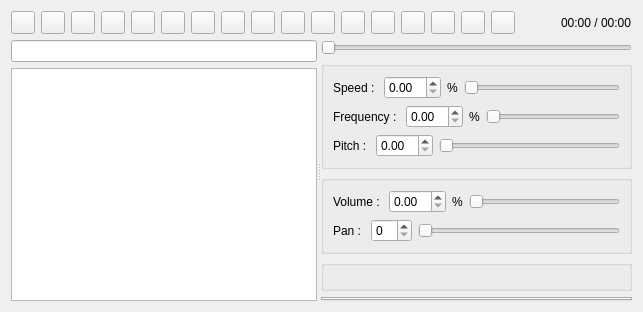
  <widget class="QWidget" name="centralwidget">
   <layout class="QVBoxLayout" name="verticalLayout_2" stretch="1,1000">
    <item>
     <layout class="QHBoxLayout" name="horizontalLayout">
      <item>
       <widget class="QToolButton" name="prevButton">
        <property name="toolTip">
         <string>&lt;html&gt;&lt;head/&gt;&lt;body&gt;&lt;p&gt;Click: Head/Previous&lt;br&gt;Long press: Rewind&lt;/p&gt;&lt;/body&gt;&lt;/html&gt;</string>
        </property>
        <property name="text">
         <string/>
        </property>
        <property name="icon">
         <iconset resource="../Hayaemon.qrc">
          <normaloff>:/icon/resource/prev.png</normaloff>:/icon/resource/prev.png</iconset>
        </property>
        <property name="autoRepeat">
         <bool>true</bool>
        </property>
        <property name="autoRepeatDelay">
         <number>500</number>
        </property>
       </widget>
      </item>
      <item>
       <widget class="QToolButton" name="prevMarkerButton">
        <property name="toolTip">
         <string>&lt;html&gt;&lt;head/&gt;&lt;body&gt;&lt;p&gt;Click: Head/Previous marker&lt;br&gt;Long press: Rewind&lt;/p&gt;&lt;/body&gt;&lt;/html&gt;</string>
        </property>
        <property name="text">
         <string/>
        </property>
        <property name="icon">
         <iconset resource="../Hayaemon.qrc">
          <normaloff>:/icon/resource/prev_marker.png</normaloff>:/icon/resource/prev_marker.png</iconset>
        </property>
        <property name="autoRepeat">
         <bool>true</bool>
        </property>
        <property name="autoRepeatDelay">
         <number>500</number>
        </property>
       </widget>
      </item>
      <item>
       <widget class="QToolButton" name="playButton">
        <property name="toolTip">
         <string>Play</string>
        </property>
        <property name="text">
         <string/>
        </property>
        <property name="icon">
         <iconset resource="../Hayaemon.qrc">
          <normaloff>:/icon/resource/play.png</normaloff>:/icon/resource/play.png</iconset>
        </property>
       </widget>
      </item>
      <item>
       <widget class="QToolButton" name="pauseButton">
        <property name="toolTip">
         <string>Pause</string>
        </property>
        <property name="text">
         <string/>
        </property>
        <property name="icon">
         <iconset resource="../Hayaemon.qrc">
          <normaloff>:/icon/resource/pause.png</normaloff>:/icon/resource/pause.png</iconset>
        </property>
        <property name="checkable">
         <bool>true</bool>
        </property>
       </widget>
      </item>
      <item>
       <widget class="QToolButton" name="stopButton">
        <property name="toolTip">
         <string>Stop</string>
        </property>
        <property name="text">
         <string/>
        </property>
        <property name="icon">
         <iconset resource="../Hayaemon.qrc">
          <normaloff>:/icon/resource/stop.png</normaloff>:/icon/resource/stop.png</iconset>
        </property>
       </widget>
      </item>
      <item>
       <widget class="QToolButton" name="nextMarkerButton">
        <property name="toolTip">
         <string>&lt;html&gt;&lt;head/&gt;&lt;body&gt;&lt;p&gt;Click: Next marker&lt;br&gt;Long press: Forward&lt;/p&gt;&lt;/body&gt;&lt;/html&gt;</string>
        </property>
        <property name="text">
         <string/>
        </property>
        <property name="icon">
         <iconset resource="../Hayaemon.qrc">
          <normaloff>:/icon/resource/next_marker.png</normaloff>:/icon/resource/next_marker.png</iconset>
        </property>
        <property name="autoRepeat">
         <bool>true</bool>
        </property>
        <property name="autoRepeatDelay">
         <number>500</number>
        </property>
       </widget>
      </item>
      <item>
       <widget class="QToolButton" name="nextButton">
        <property name="toolTip">
         <string>&lt;html&gt;&lt;head/&gt;&lt;body&gt;&lt;p&gt;Click: Next&lt;br&gt;Long press: Forward&lt;/p&gt;&lt;/body&gt;&lt;/html&gt;</string>
        </property>
        <property name="text">
         <string/>
        </property>
        <property name="icon">
         <iconset resource="../Hayaemon.qrc">
          <normaloff>:/icon/resource/next.png</normaloff>:/icon/resource/next.png</iconset>
        </property>
        <property name="autoRepeat">
         <bool>true</bool>
        </property>
        <property name="autoRepeatDelay">
         <number>500</number>
        </property>
       </widget>
      </item>
      <item>
       <widget class="QToolButton" name="singleLoopButton">
        <property name="toolTip">
         <string>Single loop</string>
        </property>
        <property name="text">
         <string/>
        </property>
        <property name="icon">
         <iconset resource="../Hayaemon.qrc">
          <normaloff>:/icon/resource/single_loop.png</normaloff>:/icon/resource/single_loop.png</iconset>
        </property>
        <property name="checkable">
         <bool>true</bool>
        </property>
       </widget>
      </item>
      <item>
       <widget class="QToolButton" name="allLoopButton">
        <property name="toolTip">
         <string>All loop</string>
        </property>
        <property name="statusTip">
         <string>All loop</string>
        </property>
        <property name="text">
         <string/>
        </property>
        <property name="icon">
         <iconset resource="../Hayaemon.qrc">
          <normaloff>:/icon/resource/all_loop.png</normaloff>:/icon/resource/all_loop.png</iconset>
        </property>
        <property name="checkable">
         <bool>true</bool>
        </property>
       </widget>
      </item>
      <item>
       <widget class="QToolButton" name="randomPlayButton">
        <property name="toolTip">
         <string>Random play</string>
        </property>
        <property name="text">
         <string/>
        </property>
        <property name="icon">
         <iconset resource="../Hayaemon.qrc">
          <normaloff>:/icon/resource/random_play.png</normaloff>:/icon/resource/random_play.png</iconset>
        </property>
        <property name="checkable">
         <bool>true</bool>
        </property>
       </widget>
      </item>
      <item>
       <widget class="QToolButton" name="abLoopAButton">
        <property name="toolTip">
         <string>AB loop(A)</string>
        </property>
        <property name="text">
         <string/>
        </property>
        <property name="icon">
         <iconset resource="../Hayaemon.qrc">
          <normaloff>:/icon/resource/abloop_a.png</normaloff>:/icon/resource/abloop_a.png</iconset>
        </property>
        <property name="checkable">
         <bool>true</bool>
        </property>
       </widget>
      </item>
      <item>
       <widget class="QToolButton" name="abLoopBButton">
        <property name="toolTip">
         <string>AB loop(B)</string>
        </property>
        <property name="text">
         <string/>
        </property>
        <property name="icon">
         <iconset resource="../Hayaemon.qrc">
          <normaloff>:/icon/resource/abloop_b.png</normaloff>:/icon/resource/abloop_b.png</iconset>
        </property>
        <property name="checkable">
         <bool>true</bool>
        </property>
       </widget>
      </item>
      <item>
       <widget class="QToolButton" name="markerPlayButton">
        <property name="toolTip">
         <string>Marker play</string>
        </property>
        <property name="text">
         <string/>
        </property>
        <property name="icon">
         <iconset resource="../Hayaemon.qrc">
          <normaloff>:/icon/resource/marker_play.png</normaloff>:/icon/resource/marker_play.png</iconset>
        </property>
        <property name="checkable">
         <bool>true</bool>
        </property>
       </widget>
      </item>
      <item>
       <widget class="QToolButton" name="addMarkerButton">
        <property name="toolTip">
         <string>Add a marker</string>
        </property>
        <property name="text">
         <string/>
        </property>
        <property name="icon">
         <iconset resource="../Hayaemon.qrc">
          <normaloff>:/icon/resource/add_marker.png</normaloff>:/icon/resource/add_marker.png</iconset>
        </property>
        <property name="checkable">
         <bool>false</bool>
        </property>
       </widget>
      </item>
      <item>
       <widget class="QToolButton" name="deleteMarkerButton">
        <property name="toolTip">
         <string>Delete a marker</string>
        </property>
        <property name="text">
         <string/>
        </property>
        <property name="icon">
         <iconset resource="../Hayaemon.qrc">
          <normaloff>:/icon/resource/delete_marker.png</normaloff>:/icon/resource/delete_marker.png</iconset>
        </property>
       </widget>
      </item>
      <item>
       <widget class="QToolButton" name="explorerButton">
        <property name="toolTip">
         <string>Switch visibility of explorer</string>
        </property>
        <property name="text">
         <string/>
        </property>
        <property name="icon">
         <iconset resource="../Hayaemon.qrc">
          <normaloff>:/icon/resource/explorer.png</normaloff>:/icon/resource/explorer.png</iconset>
        </property>
        <property name="checkable">
         <bool>true</bool>
        </property>
       </widget>
      </item>
      <item>
       <widget class="QToolButton" name="playlistButton">
        <property name="toolTip">
         <string>Switch visibility of playlist</string>
        </property>
        <property name="text">
         <string/>
        </property>
        <property name="icon">
         <iconset resource="../Hayaemon.qrc">
          <normaloff>:/icon/resource/playlist.png</normaloff>:/icon/resource/playlist.png</iconset>
        </property>
        <property name="checkable">
         <bool>true</bool>
        </property>
       </widget>
      </item>
      <item>
       <spacer name="horizontalSpacer">
        <property name="orientation">
         <enum>Qt::Horizontal</enum>
        </property>
        <property name="sizeHint" stdset="0">
         <size>
          <width>40</width>
          <height>20</height>
         </size>
        </property>
       </spacer>
      </item>
      <item>
       <widget class="CStaticCore" name="timeLabel">
        <property name="text">
         <string>00:00 / 00:00</string>
        </property>
       </widget>
      </item>
     </layout>
    </item>
    <item>
     <widget class="QSplitter" name="splitter">
      <property name="orientation">
       <enum>Qt::Horizontal</enum>
      </property>
      <property name="childrenCollapsible">
       <bool>false</bool>
      </property>
      <widget class="QWidget" name="layoutWidget">
       <layout class="QVBoxLayout" name="explorerLayout">
        <item>
         <widget class="CExplorerBar" name="m_explorerBar"/>
        </item>
        <item>
         <widget class="CExplorer" name="m_explorer">
          <property name="showGrid">
           <bool>false</bool>
          </property>
          <attribute name="verticalHeaderVisible">
           <bool>false</bool>
          </attribute>
         </widget>
        </item>
       </layout>
      </widget>
      <widget class="QWidget" name="layoutWidget">
       <layout class="QVBoxLayout" name="verticalLayout_4">
        <item>
         <widget class="CSliderCtrlCore" name="timeSlider">
          <property name="orientation">
           <enum>Qt::Horizontal</enum>
          </property>
         </widget>
        </item>
        <item>
         <widget class="QGroupBox" name="speedGroupBox">
          <property name="title">
           <string/>
          </property>
          <property name="flat">
           <bool>false</bool>
          </property>
          <layout class="QVBoxLayout" name="verticalLayout_3">
           <item>
            <layout class="QHBoxLayout" name="horizontalLayout_2">
             <item>
              <widget class="QLabel" name="speedLabel">
               <property name="text">
                <string>Speed : </string>
               </property>
              </widget>
             </item>
             <item>
              <widget class="CDoubleSpinBox" name="speedSpinBox"/>
             </item>
             <item>
              <widget class="QLabel" name="speedLabel2">
               <property name="text">
                <string>%</string>
               </property>
              </widget>
             </item>
             <item>
              <widget class="CSliderCtrlCore" name="speedSlider">
               <property name="orientation">
                <enum>Qt::Horizontal</enum>
               </property>
              </widget>
             </item>
            </layout>
           </item>
           <item>
            <layout class="QHBoxLayout" name="horizontalLayout_4">
             <item>
              <widget class="QLabel" name="freqLabel">
               <property name="text">
                <string>Frequency : </string>
               </property>
              </widget>
             </item>
             <item>
              <widget class="CDoubleSpinBox" name="freqSpinBox"/>
             </item>
             <item>
              <widget class="QLabel" name="freqLabel2">
               <property name="text">
                <string>%</string>
               </property>
              </widget>
             </item>
             <item>
              <widget class="CSliderCtrlCore" name="freqSlider">
               <property name="orientation">
                <enum>Qt::Horizontal</enum>
               </property>
              </widget>
             </item>
            </layout>
           </item>
           <item>
            <layout class="QHBoxLayout" name="horizontalLayout_6">
             <item>
              <widget class="QLabel" name="pitchLabel">
               <property name="text">
                <string>Pitch : </string>
               </property>
              </widget>
             </item>
             <item>
              <widget class="CPitchSpinBox" name="pitchSpinBox"/>
             </item>
             <item>
              <widget class="CSliderCtrlCore" name="pitchSlider">
               <property name="orientation">
                <enum>Qt::Horizontal</enum>
               </property>
              </widget>
             </item>
            </layout>
           </item>
          </layout>
         </widget>
        </item>
        <item>
         <widget class="QGroupBox" name="volumeGroupBox">
          <property name="title">
           <string/>
          </property>
          <property name="flat">
           <bool>false</bool>
          </property>
          <layout class="QVBoxLayout" name="verticalLayout">
           <item>
            <layout class="QHBoxLayout" name="horizontalLayout_3">
             <item>
              <widget class="QLabel" name="volumeLabel">
               <property name="text">
                <string>Volume : </string>
               </property>
              </widget>
             </item>
             <item>
              <widget class="CDoubleSpinBox" name="volumeSpinBox"/>
             </item>
             <item>
              <widget class="QLabel" name="volumeLabel2">
               <property name="text">
                <string>%</string>
               </property>
              </widget>
             </item>
             <item>
              <widget class="CSliderCtrlCore" name="volumeSlider">
               <property name="orientation">
                <enum>Qt::Horizontal</enum>
               </property>
              </widget>
             </item>
            </layout>
           </item>
           <item>
            <layout class="QHBoxLayout" name="horizontalLayout_5">
             <item>
              <widget class="QLabel" name="panLabel">
               <property name="text">
                <string>Pan : </string>
               </property>
              </widget>
             </item>
             <item>
              <widget class="CSpinBox" name="panSpinBox"/>
             </item>
             <item>
              <widget class="CSliderCtrlCore" name="panSlider">
               <property name="orientation">
                <enum>Qt::Horizontal</enum>
               </property>
              </widget>
             </item>
            </layout>
           </item>
          </layout>
         </widget>
        </item>
        <item>
         <widget class="QGroupBox" name="eqGroupBox">
          <property name="title">
           <string/>
          </property>
          <property name="flat">
           <bool>false</bool>
          </property>
          <layout class="QGridLayout" name="eqLayout"/>
         </widget>
        </item>
        <item>
         <widget class="CTab_MainWnd" name="m_tab"/>
        </item>
       </layout>
      </widget>
     </widget>
    </item>
   </layout>
  </widget>
